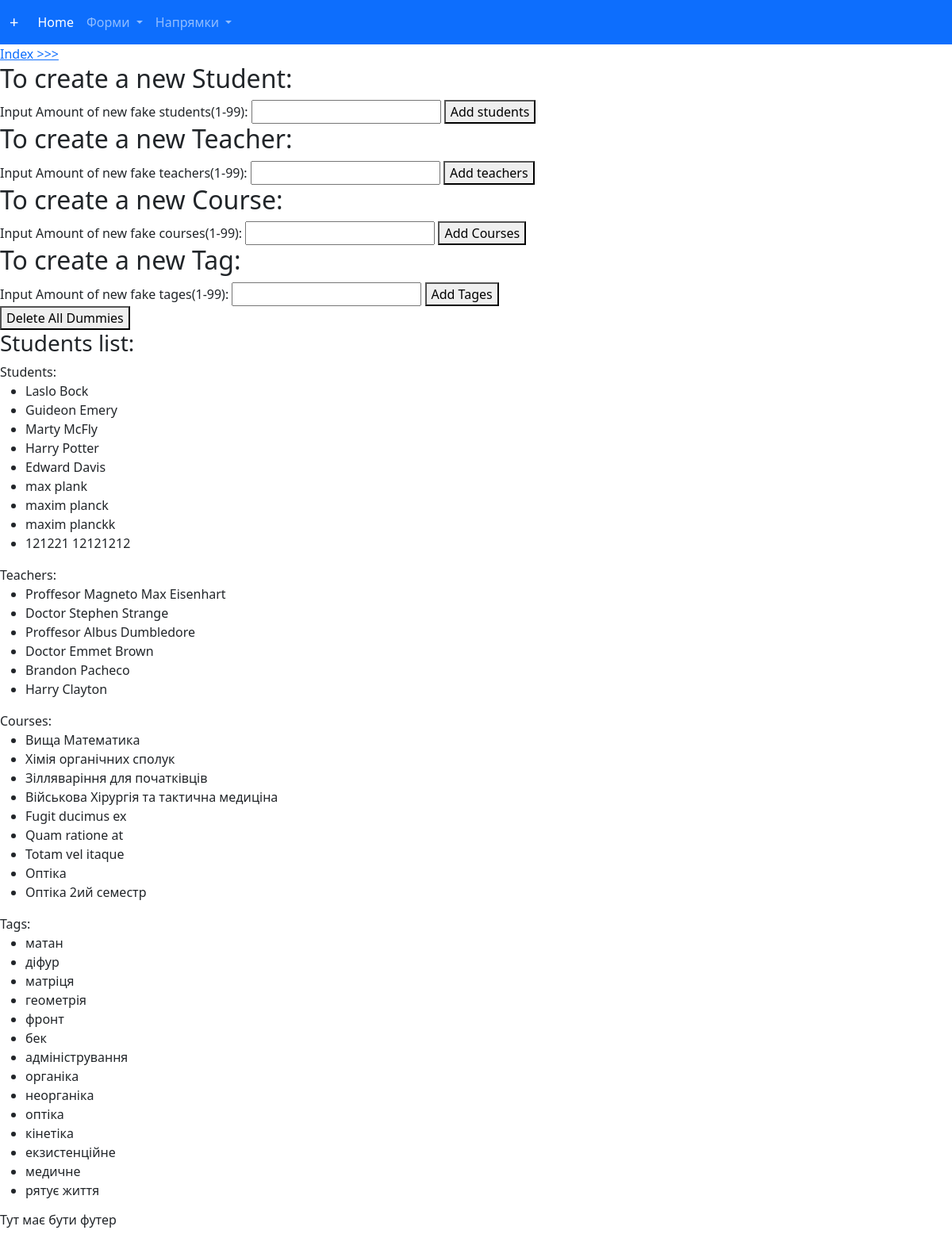
The page /create_fakes/ on the database its author committed.
### journal/models.py (models this page shows, shortened)
class Student(models.Model):
    firstname = models.CharField(max_length=255)
    surname = models.CharField(max_length=255)
    age = models.PositiveSmallIntegerField()
    email = models.CharField(max_length=255)
    group = models.ForeignKey("journal.Group", on_delete=models.SET_NULL, null=True)
    dummy = models.BooleanField(default=False)

class Teacher(models.Model):
    firstname = models.CharField(max_length=255)
    surname = models.CharField(max_length=255)
    title = models.CharField(max_length=255)
    age = models.PositiveSmallIntegerField()
    email = models.CharField(max_length=255)
    dummy = models.BooleanField(default=False)
    groups = models.ManyToManyField("journal.Group", blank=True )

class Course(models.Model):
    name = models.CharField(max_length=255)
    category = models.ForeignKey("journal.CourseCategory",on_delete=models.SET_NULL,null=True)
    description = models.TextField()
    teacher = models.ForeignKey("journal.Teacher",on_delete=models.SET_NULL,null=True)
    tags = models.ManyToManyField("journal.Tag",blank=True)
    dummy = models.BooleanField(default=False)

class Tag(models.Model):
    name = models.CharField(max_length=255)
    dummy = models.BooleanField(default=False)

### journal/views.py (the view, shortened to what this page needs)
# urls.py: path('create_fakes/', views.CreateFakesView.as_view()),
class CreateFakesView(IndexView):
    template_name = "create_fakes.html"
    faking_functions = {"student":add_fake_student,"teacher":add_fake_teacher,
                        "course":add_fake_course,"tag":add_fake_tags,"delete":delete_all_fakes
                       }
    def get_all_context(self):
        context_dict = {"students": Student.objects.all(), "teachers": Teacher.objects.all(),
                        "groups": Group.objects.all(), "courses": Course.objects.all(), "tags": Tag.objects.all()}
        context_dict['course_categories'] = CourseCategory.objects.all()
        return context_dict
    def get(self, request):
        return render(request, "create_fakes.html", context=self.get_all_context())

### journal/models.py (called while the page is built)
    def __str__(self):
        return f"{self.name} "

### journal/templates/create_fakes.html (shortened to what this page needs)
{%include "NavBar.html"%}
<body>
<a href="/">Index >>></a>
    <form method="post" action="">{% csrf_token %}
    <h2>To create a new Student:</h2>
        Input Amount of new fake students(1-99): <input type="number" name="number",min="1" max="99" >
        <button type="submit" name= "submit_button" value="student">Add students</button>
    </form>
    <form method="post" action="">{% csrf_token %}
    <h2>To create a new Teacher:</h2>
        Input Amount of new fake teachers(1-99): <input type="number" name="number",min="1" max="99" >
        <button type="submit" name= "submit_button" value="teacher">Add teachers</button>
    </form>
    <form method="post" action="">{% csrf_token %}
    <h2>To create a new Course:</h2>
        Input Amount of new fake courses(1-99): <input type="number" name="number",min="1" max="99" >
        <button type="submit" name= "submit_button" value="course">Add Courses</button>
    </form>
    <form method="post" action="">{% csrf_token %}
    <h2>To create a new Tag:</h2>
        Input Amount of new fake tages(1-99): <input type="number" name="number",min="1" max="99" >
        <button type="submit" name= "submit_button" value="tag">Add Tages</button>
    </form>
    <form method="post" action="">{% csrf_token %}
    <button type="submit" name= "submit_button" value="delete">Delete All Dummies</button>
    </form>
    <h3>Students list:</h3>
  <div>
    <span id="ss_elem" class="Students">
      Students:
    </span>
    <ul>
        {%for student in students %}
        <li id="student.id" role="option">{{student.firstname}} {{student.surname}}</li>
        {% endfor %}
    </ul>
  </div>
<div>
    <span id="tt_elem2" class="Teachers">
      Teachers:
    </span>
    <ul>
        {%for teacher in teachers %}
        <li id="teacher.id" role="option">{{teacher.title}} {{teacher.firstname}} {{teacher.surname}}</li>
        {% endfor %}
    </ul>
  </div>
<div>
    <span id="tt_elem3" class="Courses">
      Courses:
    </span>
    <ul>
        {%for course in courses %}
        <li id="course.id" role="option">{{course.name}}</li>
        {% endfor %}
    </ul>
  </div>
<div>
    <span id="tt_elem4" class="Tags">
      Tags:
    </span>
    <ul>
        {%for tag in tags %}
        <li id="tag.id" role="option">{{tag.name}}</li>
        {% endfor %}
    </ul>
  </div>
{%include "Footer.html"%}
</body>
</html>

### rows shown on the page
Student: firstname "Laslo", surname "Bock"
Student: firstname "Guideon", surname "Emery"
Student: firstname "Marty", surname "McFly"
Student: firstname "Harry", surname "Potter"
Student: firstname "Edward", surname "Davis"
Student: firstname "max", surname "plank"
Student: firstname "maxim", surname "planck"
Student: firstname "maxim", surname "planckk"
Student: firstname "121221", surname "12121212"
Teacher: title "Proffesor Magneto", firstname "Max", surname "Eisenhart"
Teacher: title "Doctor", firstname "Stephen", surname "Strange"
Teacher: title "Proffesor", firstname "Albus", surname "Dumbledore"
Teacher: title "Doctor", firstname "Emmet", surname "Brown"
Teacher: firstname "Brandon", surname "Pacheco"
Teacher: firstname "Harry", surname "Clayton"
Course: name "Вища Математика"
Course: name "Хімія органічних сполук"
Course: name "Зілляваріння для початківців"
Course: name "Військова Хірургія та тактична медиціна"
Course: name "Fugit ducimus ex"
Course: name "Quam ratione at"
Course: name "Totam vel itaque"
Course: name "Оптіка"
Course: name "Оптіка 2ий семестр"
Tag: name "матан"
Tag: name "діфур"
Tag: name "матріця"
Tag: name "геометрія"
Tag: name "фронт"
Tag: name "бек"
Tag: name "адміністрування"
Tag: name "органіка"
Tag: name "неорганіка"
Tag: name "оптіка"
Tag: name "кінетіка"
Tag: name "екзистенційне"
Tag: name "медичне"
Tag: name "рятує життя"
